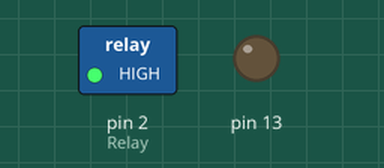
This sketch was run on a simulated Arduino Uno, built with avr-gcc and run on an emulated ATmega328P. Parts: switched loads named in the sketch (green lamp = pin HIGH), output pins drawn as LEDs (lit = HIGH).

Above: at 1.0 s.
At 3.0 s:
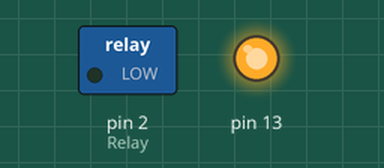
Timing chart, 0 to 5.2 s (numbered marks = the images above):
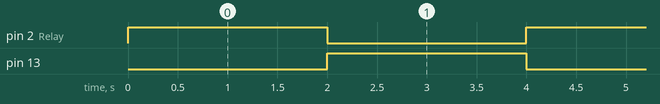

Measured:
- by itself, pin 2 (Relay), pin 13: alternates HIGH for 2.0 s and LOW for 2.0 s

The sketch:

rele.ino
```cpp
// Реле модуль подключен к цифровому выводу 4
int Relay = 2;

void setup()
{
    pinMode(Relay, OUTPUT);
    pinMode(13, OUTPUT);
}

void loop()
{

  digitalWrite(Relay, HIGH);  // реле выключено
  digitalWrite(13, LOW);   // реле включено
  delay(2000);


  digitalWrite(Relay, LOW);   // реле включено
  digitalWrite(13, HIGH);   // реле включено
  delay(2000);


}
```
